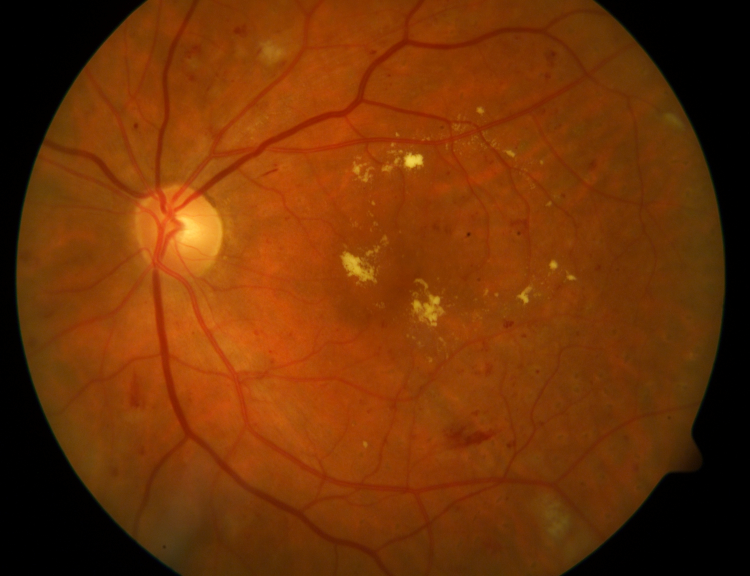
#> input picture ImagensDoProjeto/diaretdb1_image015.png, 1500 x 1152 px, found by its file name (shown at 1/2 size)
$ python Figura07.py
#> lines starting #> are read from the running program, lines starting #| are printed output that depends on the picture; after the words box and inside, x2 and y2 are one past the last pixel; in counts of white or black regions, pixels touching at a corner belong together
from skimage.measure import regionprops, regionprops_table
from skimage.morphology import remove_small_objects
import skimage
import matplotlib.pyplot as plt
from skimage.color import rgb2gray
import cv2
import numpy as np

# Carregando imagens
im = cv2.imread('images/diaretdb1_image015.png')
#> im is the input picture: shape (1152, 1500, 3); mean B, G, R 5.4, 50.6, 112.8
im2 = cv2.imread('images/diaretdb1_image012.png')
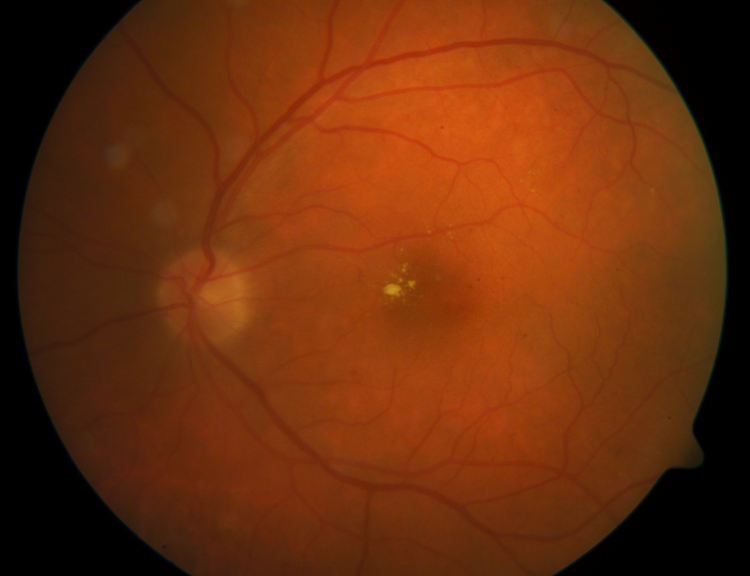
#> input picture ImagensDoProjeto/diaretdb1_image012.png, 1500 x 1152 px, found by its file name (shown at 1/2 size)
#> im2 is the input picture: shape (1152, 1500, 3); mean B, G, R 12.4, 46, 105.6
im3 = cv2.imread('images/diaretdb1_image024.png')
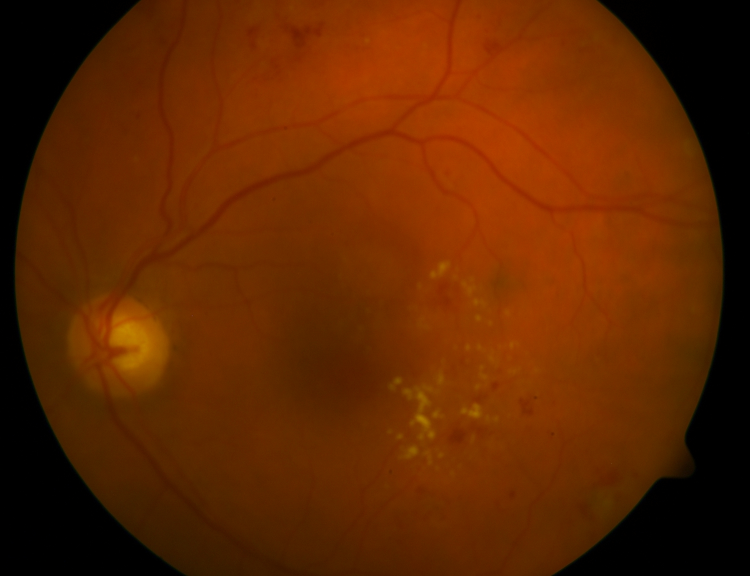
#> input picture ImagensDoProjeto/diaretdb1_image024.png, 1500 x 1152 px, found by its file name (shown at 1/2 size)
#> im3 is the input picture: shape (1152, 1500, 3); mean B, G, R 0.2, 38.4, 95.7
scalaPercent = 20
widht = int(im.shape[1] * scalaPercent / 100)
#> widht = 300
height = int(im.shape[0] * scalaPercent / 100)
#> height = 230
dim = (widht, height)
#> dim = (300, 230)
I1 = cv2.resize(im, dim, interpolation=cv2.INTER_AREA)
I2 = cv2.resize(im2, dim, interpolation=cv2.INTER_AREA)
I3 = cv2.resize(im3, dim, interpolation=cv2.INTER_AREA)

# Aplicando binarizacao
# Convertendo para tons de cinza
# Imagem 1
g = I1[:,:,1]
alpha = 1.5
beta = 10
out = cv2.convertScaleAbs(g, alpha=alpha, beta=beta)

# Imagem 2
g2 = I2[:,:,1]
out2 = cv2.convertScaleAbs(g2, alpha=alpha, beta=beta)

# Imagem 3
g3 = I3[:,:,1]
out3 = cv2.convertScaleAbs(g3, alpha=alpha, beta=beta)

# Criando Imagem Binaria
_, t1 = cv2.threshold(out, 127, 255, cv2.THRESH_BINARY)
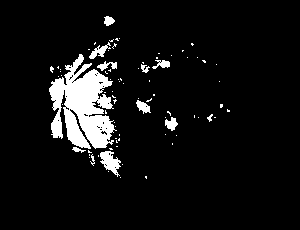
#> t1: shape (230, 300); 7.3% white; 80 white regions (68 under 20 px), largest, box (x1, y1, x2, y2) and area: (49, 54, 117, 149) 3733, (100, 151, 121, 177) 289, (89, 42, 111, 59) 143
_, t2 = cv2.threshold(out2, 128 , 255, cv2.THRESH_BINARY)
#> t2: shape (230, 300); 4.2% white; 44 white regions (32 under 20 px), largest, box (x1, y1, x2, y2) and area: (146, 36, 222, 87) 1721, (80, 104, 101, 133) 309, (141, 23, 184, 39) 252
_, t3 = cv2.threshold(out3, 108, 255, cv2.THRESH_BINARY)
#> t3: shape (230, 300); 1.3% white; 34 white regions (30 under 20 px), largest, box (x1, y1, x2, y2) and area: (43, 120, 68, 154) 572, (164, 154, 174, 176) 98, (184, 161, 193, 167) 34, (172, 104, 180, 111) 31

#################################### Imagem 1########################################################
# Eliminando falsos positivos
image = t1.copy()
kernel = np.ones((11, 11), np.uint8)
image = cv2.morphologyEx(image, cv2.MORPH_CLOSE, kernel)
#> image: shape (230, 300); 10.5% white; 18 white regions (12 under 20 px)

# contours
contours, hierarchy = cv2.findContours(image, cv2.RETR_TREE, cv2.CHAIN_APPROX_SIMPLE)
#> contours = 18 contours, 12 with area under 20; largest, box (x1, y1, x2, y2) and area: (49, 38, 124, 178) 6227, (165, 111, 178, 145) 204, (138, 53, 170, 73) 182, (136, 98, 152, 114) 132, (104, 16, 115, 26) 64, (194, 114, 216, 122) 28

# Desenhando todos os contours
image = cv2.drawContours(image, contours, -1, (255, 0, 0), 4)
#> image: shape (230, 300); 13.1% white; 17 white regions (4 under 20 px), largest, box (x1, y1, x2, y2) and area: (47, 36, 126, 180) 7285, (136, 51, 172, 75) 423, (163, 109, 180, 147) 413

'''
plt.subplot(121),plt.imshow(t1, cmap="gray")
plt.subplot(122),plt.imshow(image)
plt.show()
'''

img = image.copy()
selected_contours = []
imagens = []
for contour in contours:
  area = cv2.contourArea(contour)
  if area < 2400:
    selected_contours.append(contour)
    blank_image = np.zeros(img.shape, np.uint8)
    cv2.fillPoly(blank_image, pts=selected_contours, color=(255,255,255))
    #plt.imshow(blank_image)
    #plt.show()
    imagens.append(blank_image)
#> this loop made 18 passes
#> area on passes 2, 3, 6, 14, 17, 18: 28.5, 204, 132.5, 182, 6227, 64
#> blank_image: shape (230, 300); 1.2% white; 17 white regions (12 under 20 px)
#> after the loop, imagens = 17 items; selected_contours = 17 contours, 12 with area under 20; largest, box (x1, y1, x2, y2) and area: (165, 111, 178, 145) 204, (138, 53, 170, 73) 182, (136, 98, 152, 114) 132, (104, 16, 115, 26) 64, (194, 114, 216, 122) 28


masked = cv2.bitwise_and(t1, t1, mask=imagens[-1])
#> masked: shape (230, 300); 0.8% white; 33 white regions (27 under 20 px), largest, box (x1, y1, x2, y2) and area: (136, 100, 151, 114) 113, (165, 117, 178, 131) 111, (152, 60, 170, 69) 92, (104, 16, 115, 26) 76, (141, 64, 150, 73) 44, (207, 114, 213, 122) 24
m1 = skimage.color.gray2rgb(masked)
rs = cv2.addWeighted(I1, 1, m1, 0.7, 0)


#################################### Imagem 2 ########################################################
# Eliminando falsos positivos
image = t2.copy()
kernel = np.ones((11, 11), np.uint8)
image = cv2.morphologyEx(image, cv2.MORPH_CLOSE, kernel)
#> image: shape (230, 300); 6.4% white; 4 white regions (1 under 20 px)

# contours
contours, hierarchy = cv2.findContours(image, cv2.RETR_TREE, cv2.CHAIN_APPROX_SIMPLE)
#> contours = 4 contours, 1 with area under 20; largest, box (x1, y1, x2, y2) and area: (134, 23, 228, 103) 3790, (80, 103, 101, 133) 302, (153, 99, 166, 118) 70

# Desenhando todos os contours
image = cv2.drawContours(image, contours, -1, (255, 0, 0), 4)
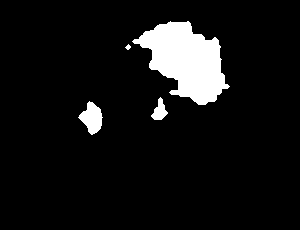
#> image: shape (230, 300); 7.7% white; 4 white regions, box (x1, y1, x2, y2) and area: (132, 21, 230, 105) 4609, (78, 101, 103, 135) 490, (151, 97, 168, 120) 207, (125, 44, 131, 50) 21

'''
plt.subplot(121),plt.imshow(t1, cmap="gray")
plt.subplot(122),plt.imshow(image)
plt.show()
'''

img = image.copy()
selected_contours = []
imagens = []
for contour in contours:
  area = cv2.contourArea(contour)
  if area < 200:
    selected_contours.append(contour)
    blank_image = np.zeros(img.shape, np.uint8)
    cv2.fillPoly(blank_image, pts=selected_contours, color=(255,255,255))
    #plt.imshow(blank_image)
    #plt.show()
    imagens.append(blank_image)
#> this loop made 4 passes
#> area on passes 1, 2, 4: 301.5, 70.5, 3790
#> blank_image: shape (230, 300); 0.14% white; 2 white regions (1 under 20 px)
#> after the loop, imagens = 2 items; selected_contours = 2 contours, 1 with area under 20; largest, box (x1, y1, x2, y2) and area: (153, 99, 166, 118) 70

masked = cv2.bitwise_and(t2, t2, mask=imagens[-1])
#> masked: shape (230, 300); 0.08% white; 5 white regions (4 under 20 px), largest, box (x1, y1, x2, y2) and area: (153, 109, 162, 118) 40
m2 = skimage.color.gray2rgb(masked)
rs2 = cv2.addWeighted(I2, 1, m2, 0.7, 0)


#################################### Imagem 3 ########################################################
# Eliminando falsos positivos
image = t3.copy()
kernel = np.ones((11, 11), np.uint8)
image = cv2.morphologyEx(image, cv2.MORPH_CLOSE, kernel)
#> image: shape (230, 300); 2.4% white; 6 white regions (2 under 20 px)

# contours
contours, hierarchy = cv2.findContours(image, cv2.RETR_TREE, cv2.CHAIN_APPROX_SIMPLE)
#> contours = 6 contours, 2 with area under 20; largest, box (x1, y1, x2, y2) and area: (38, 120, 68, 154) 573, (185, 111, 215, 152) 412, (159, 149, 199, 183) 396, (172, 104, 182, 111) 30

# Desenhando todos os contours
image = cv2.drawContours(image, contours, -1, (255, 0, 0), 4)
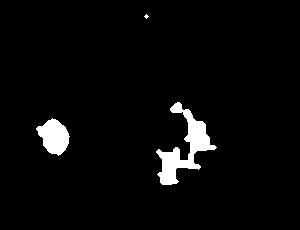
#> image: shape (230, 300); 3.6% white; 3 white regions (1 under 20 px), largest, box (x1, y1, x2, y2) and area: (156, 102, 217, 185) 1662, (36, 118, 70, 156) 807

'''
plt.subplot(121),plt.imshow(t3, cmap="gray")
plt.subplot(122),plt.imshow(image)
plt.show()
'''

img = image.copy()
selected_contours = []
imagens = []
for contour in contours:
  area = cv2.contourArea(contour)
  if area < 500:
    selected_contours.append(contour)
    blank_image = np.zeros(img.shape, np.uint8)
    cv2.fillPoly(blank_image, pts=selected_contours, color=(255,255,255))
    #plt.imshow(blank_image)
    #plt.show()
    imagens.append(blank_image)
#> this loop made 6 passes
#> area on passes 2 to 5: 396.5, 573, 411.5, 29.5
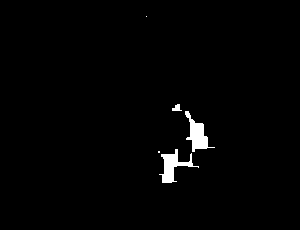
#> blank_image: shape (230, 300); 1.5% white; 5 white regions (2 under 20 px)
#> after the loop, imagens = 5 items; selected_contours = 5 contours, 2 with area under 20; largest, box (x1, y1, x2, y2) and area: (185, 111, 215, 152) 412, (159, 149, 199, 183) 396, (172, 104, 182, 111) 30


masked = cv2.bitwise_and(t3, t3, mask=imagens[-1])
#> masked: shape (230, 300); 0.49% white in thin lines or dots, all inside (x1, y1, x2, y2) = (146, 16, 215, 183)
m3 = skimage.color.gray2rgb(masked)
rs3 = cv2.addWeighted(I3, 1, m3, 0.7, 0)


# Montando imagem final
final = np.concatenate((I1, m1, rs), axis=1)
final2 = np.concatenate((I2, m2, rs2), axis=1)
final3 = np.concatenate((I3, m3, rs3), axis=1)
Rfinal = np.concatenate((final, final2, final3), axis=0)
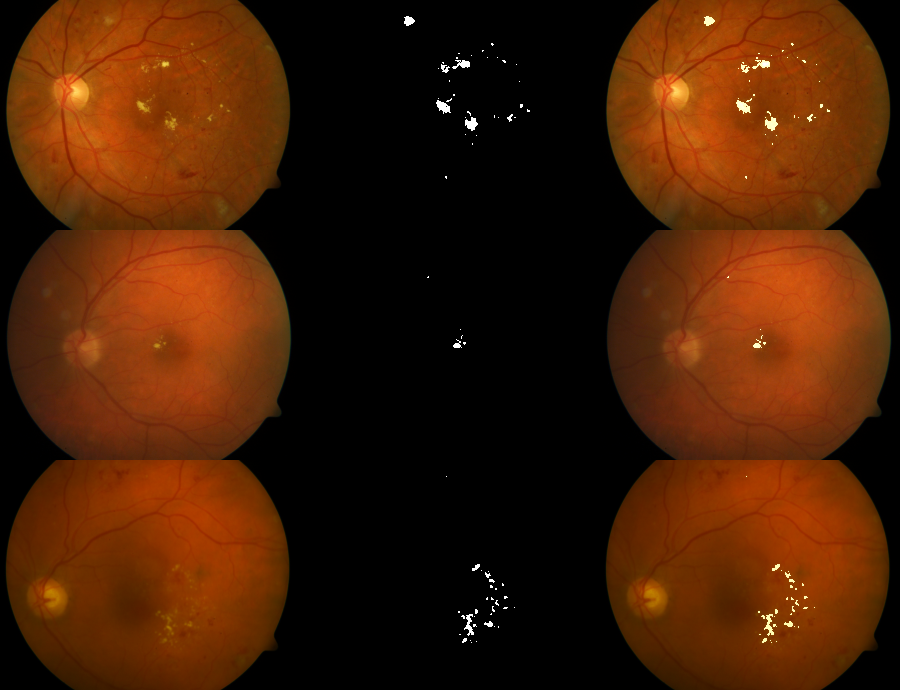
#> Rfinal: shape (690, 900, 3); mean B, G, R 4.6, 30.6, 70.3
cv2.imshow("Figura07", Rfinal)
